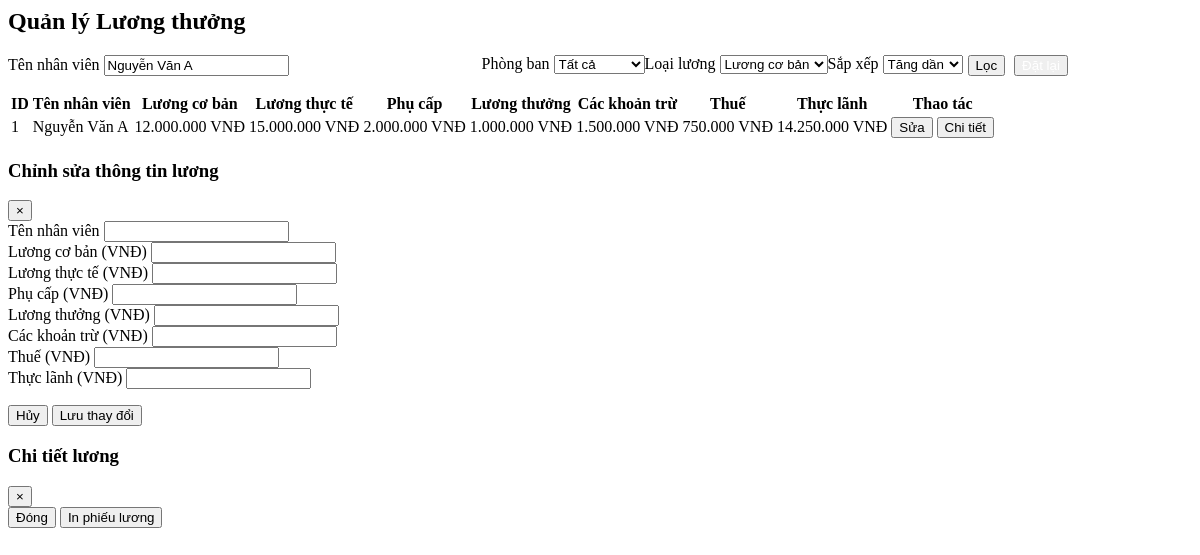
Screenshot of /pages/salary.php?name=Nguyễn Văn A with the database file from the repository.
### tables this page shows
CREATE TABLE Employee (
    id INT PRIMARY KEY AUTO_INCREMENT,
    Ten_nhan_vien VARCHAR(50) NOT NULL,
    Gioi_tinh VARCHAR(10),
    Phong_ban VARCHAR(50),
    Chuc_vu VARCHAR(50),
    Muc_luong DECIMAL(12,2),
    Ngay_bat_dau_hop_dong DATE,
    Ngay_ket_thuc_hop_dong DATE,
    Loai_hop_dong VARCHAR(30),
    Luong_co_ban DECIMAL(12,2),
    Luong_thuc_te DECIMAL(12,2),
    Phu_cap DECIMAL(12,2),
    Luong_thuong DECIMAL(12,2),
    Cac_khoan_tru DECIMAL(12,2),
    Thue DECIMAL(12,2),
    Thuc_lanh DECIMAL(12,2)
);

### pages/salary.php (the view, shortened to what this page needs)
<?php
$servername = "localhost";
$username = "root";
$password = "";
$dbname = "CompanyManagement";
try {
    $conn = new PDO("mysql:host=$servername;dbname=$dbname", $username, $password);
    $conn->setAttribute(PDO::ATTR_ERRMODE, PDO::ERRMODE_EXCEPTION);
} catch (PDOException $e) {
    die("Connection failed: " . $e->getMessage());
}
$where_conditions = [];
$params = [];
if (isset($_GET['name']) && !empty($_GET['name'])) {
    $where_conditions[] = "Ten_nhan_vien LIKE ?";
    $params[] = "%" . $_GET['name'] . "%";
}
$where_clause = "";
if (!empty($where_conditions)) {
    $where_clause = "WHERE " . implode(" AND ", $where_conditions);
}
$order_by = "ORDER BY id";
?>
<div class="salary-container">
    <div class="card">
        <div class="card-header">
            <h2 class="card-title">Quản lý Lương thưởng</h2>
        </div>
        <div class="filter-section">
            <form method="GET" id="salaryFilterForm" style="display: flex; width: 100%;">
                <div class="filter-item" style="width:40%; flex: none;">
                    <label for="name">Tên nhân viên</label>
                    <input type="text" id="name" name="name" class="form-control" placeholder="Nhập tên..."
                           value="<?php echo isset($_GET['name']) ? htmlspecialchars($_GET['name']) : ''; ?>">
                </div>
                <div class="filter-item">
                    <label for="department">Phòng ban</label>
                    <select id="department" name="department" class="form-control">
                        <option value="">Tất cả</option>
                    </select>
                </div>
                <div class="filter-item">
                    <label for="salary_type">Loại lương</label>
                    <select id="salary_type" name="salary_type" class="form-control">
                        <option value="Luong_co_ban" <?php echo (isset($_GET['salary_type']) && $_GET['salary_type'] == 'Luong_co_ban') ? 'selected' : ''; ?>>Lương cơ bản</option>
                    </select>
                </div>
                <div class="filter-item">
                    <label for="order">Sắp xếp</label>
                    <select id="order" name="order" class="form-control">
                        <option value="asc" <?php echo (isset($_GET['order']) && $_GET['order'] == 'asc') ? 'selected' : ''; ?>>Tăng dần</option>
                    </select>
                </div>
                <div class="filter-item" style="align-items: flex-end;flex-direction: row;margin-left: 5px;">
                    <button type="submit" style="margin-right: 5px;" class="btn btn-primary">Lọc</button>
                    <button type="button" class="btn btn-secondary">
                        <a href="index.php?page=salary" style="text-decoration: none;color: white;">
                        </a>
                    </button>
                </div>
            </form>
        </div>
        <table class="data-table">
            <thead>
                <tr>
                    <th>ID</th>
                    <th>Tên nhân viên</th>
                    <th>Lương cơ bản</th>
                    <th>Lương thực tế</th>
                    <th>Phụ cấp</th>
                    <th>Lương thưởng</th>
                    <th>Các khoản trừ</th>
                    <th>Thuế</th>
                    <th>Thực lãnh</th>
                    <th>Thao tác</th>
                </tr>
            </thead>
            <tbody>
                <?php
                $sql = "SELECT id, Ten_nhan_vien, Phong_ban, Luong_co_ban, Luong_thuc_te, Phu_cap, Luong_thuong, Cac_khoan_tru, Thue, Thuc_lanh FROM Employee $where_clause $order_by";
                $stmt = $conn->prepare($sql);
                $stmt->execute($params);
                $salaries = $stmt->fetchAll(PDO::FETCH_ASSOC);
                if (count($salaries) > 0) {
                    foreach ($salaries as $salary) {
                        echo "<tr>";
                        echo "<td>{$salary['id']}</td>";
                        echo "<td>{$salary['Ten_nhan_vien']}</td>";
                        echo "<td>" . number_format($salary['Luong_co_ban'], 0, ',', '.') . " VNĐ</td>";
                        echo "<td>" . number_format($salary['Luong_thuc_te'], 0, ',', '.') . " VNĐ</td>";
                        echo "<td>" . number_format($salary['Phu_cap'], 0, ',', '.') . " VNĐ</td>";
                        echo "<td>" . number_format($salary['Luong_thuong'], 0, ',', '.') . " VNĐ</td>";
                        echo "<td>" . number_format($salary['Cac_khoan_tru'], 0, ',', '.') . " VNĐ</td>";
                        echo "<td>" . number_format($salary['Thue'], 0, ',', '.') . " VNĐ</td>";
                        echo "<td>" . number_format($salary['Thuc_lanh'], 0, ',', '.') . " VNĐ</td>";
                        echo "<td>
                                <button class='btn btn-warning btn-sm' onclick='openEditSalaryModal({$salary['id']})'>Sửa</button>
                                <button class='btn btn-info btn-sm' onclick='viewSalaryDetails({$salary['id']})'>Chi tiết</button>
                              </td>";
                        echo "</tr>";
                    }
                } else {
                    echo "<tr><td colspan='10' style='text-align: center;'>Không tìm thấy dữ liệu lương</td></tr>";
                }
                ?>
            </tbody>
        </table>
    </div>
</div>
<div class="modal" id="editSalaryModal">
    <div class="modal-content">
        <div class="modal-header">
            <h3 class="modal-title">Chỉnh sửa thông tin lương</h3>
            <button class="close-btn" onclick="closeModal('editSalaryModal')">&times;</button>
        </div>
        <div class="modal-body">
            <form id="editSalaryForm" method="POST">
                <div class="form-group">
                    <label for="edit_employee_name">Tên nhân viên</label>
                    <input type="text" id="edit_employee_name" class="form-control" readonly>
                </div>
                <div class="form-group">
                    <label for="edit_base_salary">Lương cơ bản (VNĐ)</label>
                    <input type="number" id="edit_base_salary" name="base_salary" class="form-control" required>
                </div>
                <div class="form-group">
                    <label for="edit_actual_salary">Lương thực tế (VNĐ)</label>
                    <input type="number" id="edit_actual_salary" name="actual_salary" class="form-control" required>
                </div>
                <div class="form-group">
                    <label for="edit_allowance">Phụ cấp (VNĐ)</label>
                    <input type="number" id="edit_allowance" name="allowance" class="form-control" required>
                </div>
                <div class="form-group">
                    <label for="edit_bonus">Lương thưởng (VNĐ)</label>
                    <input type="number" id="edit_bonus" name="bonus" class="form-control" required>
                </div>
                <div class="form-group">
                    <label for="edit_deductions">Các khoản trừ (VNĐ)</label>
                    <input type="number" id="edit_deductions" name="deductions" class="form-control" required>
                </div>
                <div class="form-group">
                    <label for="edit_tax">Thuế (VNĐ)</label>
                    <input type="number" id="edit_tax" name="tax" class="form-control" required>
                </div>
                <div class="form-group">
                    <label for="edit_net_salary">Thực lãnh (VNĐ)</label>
                    <input type="number" id="edit_net_salary" name="net_salary" class="form-control" required>
                </div>
            </form>
        </div>
        <div class="modal-footer">
            <button class="btn btn-secondary" onclick="closeModal('editSalaryModal')">Hủy</button>
            <button class="btn btn-primary" onclick="document.getElementById('editSalaryForm').submit()">Lưu thay đổi</button>
        </div>
    </div>
</div>
<div class="modal" id="salaryDetailsModal">
    <div class="modal-content">
        <div class="modal-header">
            <h3 class="modal-title">Chi tiết lương</h3>
            <button class="close-btn" onclick="closeModal('salaryDetailsModal')">&times;</button>
        </div>
        <div class="modal-footer">
            <button class="btn btn-secondary" onclick="closeModal('salaryDetailsModal')">Đóng</button>
            <button class="btn btn-primary" onclick="printSalaryDetails()">In phiếu lương</button>
        </div>
    </div>
</div>

### rows the page displays
employee: id "1", Ten_nhan_vien "Nguyễn Văn A", Luong_co_ban "12.000.000", Luong_thuc_te "15.000.000", Phu_cap "2.000.000", Luong_thuong "1.000.000", Cac_khoan_tru "1.500.000", Thue "750.000", Thuc_lanh "14.250.000"
